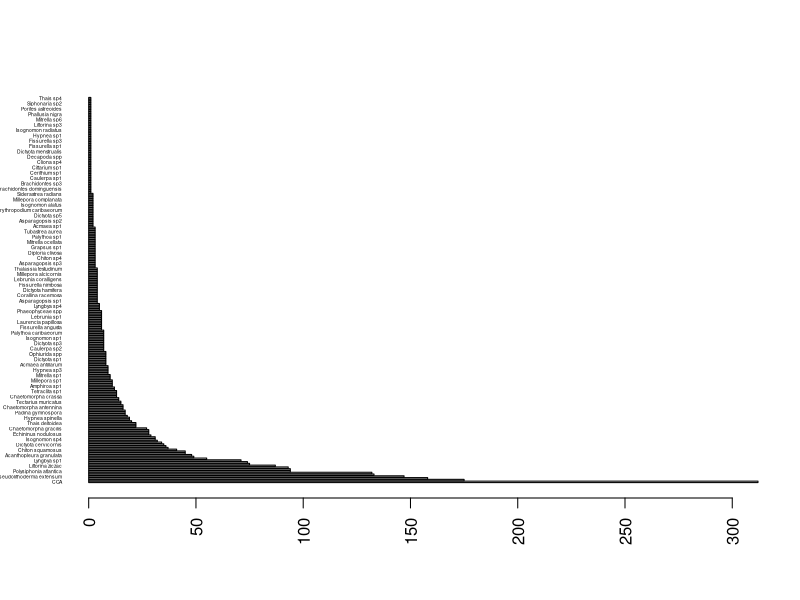
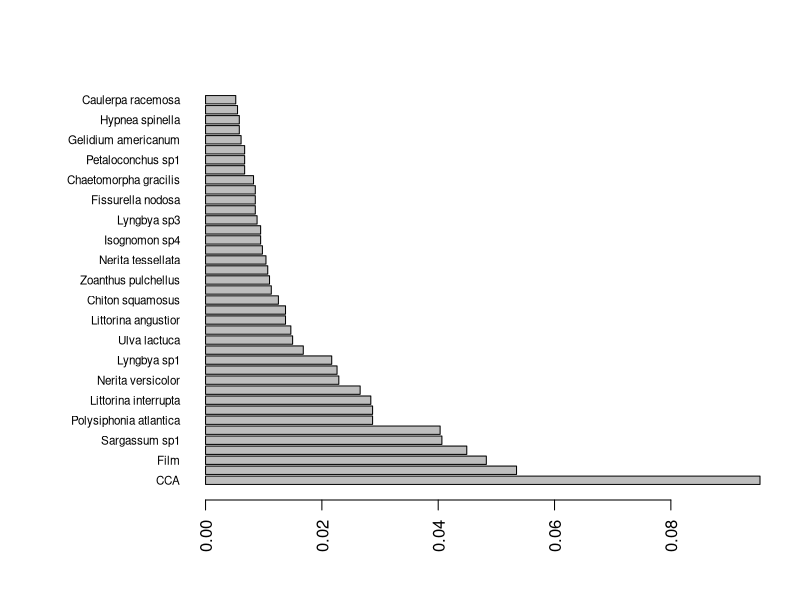

Write the R code that produced these figures, in order.
## ---- chunk 1
knitr::opts_chunk$set(echo = TRUE)
## ---- chunk 2
library(tidyr)
library(readr)  ## this one is better for reading the wide-table

## I'll use SARCEezuela as case study here
## read the data
SARCE <- read_csv("data/SARCE/Venezuela.csv")

## see the tablel dimensions
dim(SARCE)

## ---- chunk 3

SARCE.long = gather(SARCE, key=scientificName, value=occurrence, 3:1113)

## look at the structure
str(SARCE.long)
## ---- chunk 4

## remote the lines with occurrence == NA
SARCE.long = SARCE.long[!is.na(SARCE.long$occurrence),]

## remote the lines with taxa "abiotic"
SARCE.long = SARCE.long[SARCE.long$scientificName!="Abiota",]

## replace the underscore in the taxon name by a space
SARCE.long$scientificName = gsub("_", " ", SARCE.long$scientificName)


## ---- chunk 5
taxa = unique(SARCE.long$scientificName)
print(taxa)

## save it in a text file
writeLines(unique(SARCE.long$scientificName), con="data/SARCE/SARCE_taxa.csv")

## ---- chunk 6

## first make a table of frequencies
taxafreq = table(SARCE.long$scientificName)

## make a basic horizontal barplot
barplot(sort(taxafreq, decreasing = T), las=2, cex.names=0.3, horiz = T)

## ---- chunk 7
## Make a table of proportions
taxafreq.prop = prop.table(taxafreq)

## convert the table into a data frame 
taxafrec.df = as.data.frame(taxafreq.prop)

## sort the table by proportion (descending)
taxafrec.df = taxafrec.df[order(taxafrec.df$Freq, decreasing = T),]

## add the accum freq
taxafrec.df$Freq.accum = cumsum(taxafrec.df$Freq)

## plot the taxa for 75% of all occurrences
## first look at the indices of the taxa accummulats up to 75% and pick the first index
limit75 = which(taxafrec.df$Freq.accum>0.75)[1]

## do the plot with the reduced data frame
## note that this time we will be plotting a data frame not a table like the previous plot
## change the margins to accomodate long labels
par(mar=c(5,10,4,2))
## make the plot
barplot(taxafrec.df$Freq[1:limit75], names.arg = taxafrec.df$Var1[1:limit75],  las=2, cex.names=0.7, horiz = T)

